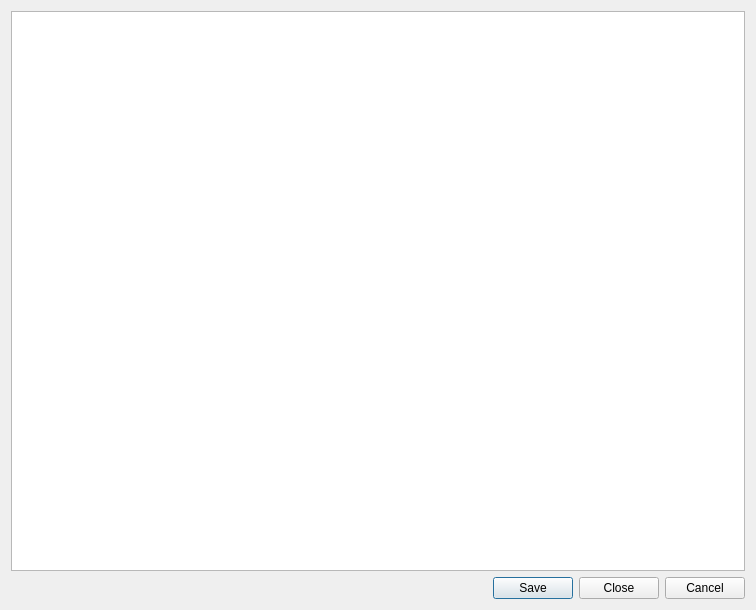
<?xml version="1.0" encoding="UTF-8"?>
<ui version="4.0">
 <class>Dialog</class>
 <widget class="QDialog" name="Dialog">
  <property name="geometry">
   <rect>
    <x>0</x>
    <y>0</y>
    <width>756</width>
    <height>610</height>
   </rect>
  </property>
  <property name="windowTitle">
   <string>Dialog</string>
  </property>
  <layout class="QVBoxLayout" name="verticalLayout">
   <item>
    <widget class="QPlainTextEdit" name="plainTextEdit"/>
   </item>
   <item>
    <layout class="QHBoxLayout" name="horizontalLayout">
     <item>
      <spacer name="horizontalSpacer">
       <property name="orientation">
        <enum>Qt::Horizontal</enum>
       </property>
       <property name="sizeHint" stdset="0">
        <size>
         <width>40</width>
         <height>20</height>
        </size>
       </property>
      </spacer>
     </item>
     <item>
      <widget class="QPushButton" name="save">
       <property name="text">
        <string>Save</string>
       </property>
      </widget>
     </item>
     <item>
      <widget class="QPushButton" name="close">
       <property name="text">
        <string>Close</string>
       </property>
      </widget>
     </item>
     <item>
      <widget class="QPushButton" name="cancel">
       <property name="text">
        <string>Cancel</string>
       </property>
      </widget>
     </item>
    </layout>
   </item>
  </layout>
 </widget>
 <resources/>
 <connections/>
</ui>
